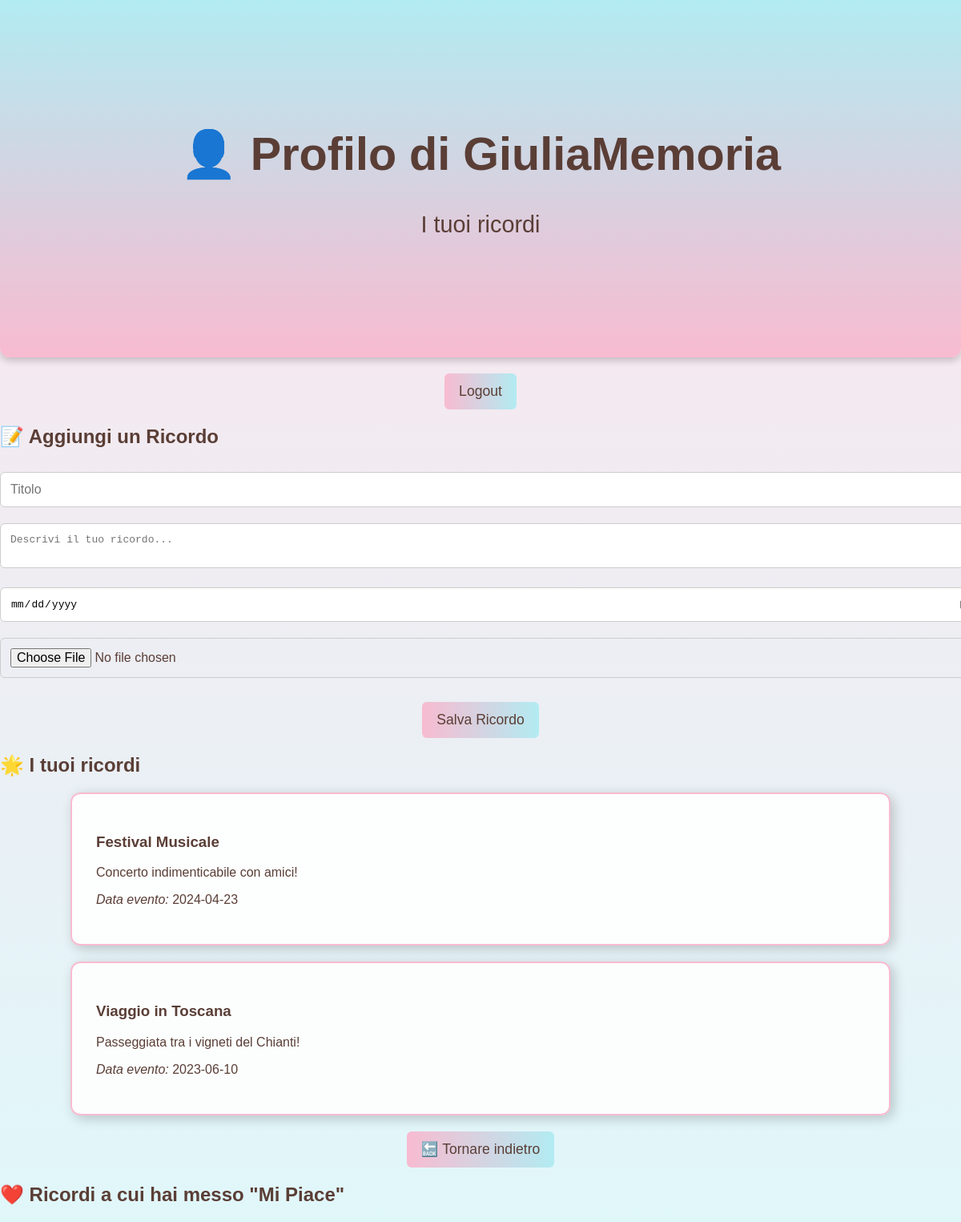
/profile.php (signed in), run on the app's committed database.
### tables this page shows
CREATE TABLE ricordi (
    id_ricordo INT AUTO_INCREMENT PRIMARY KEY,
    id_utente INT NOT NULL,
    titolo VARCHAR(100) NOT NULL,
    testo TEXT NOT NULL,
    data_evento DATE NOT NULL,
    file_path VARCHAR(255),
    FOREIGN KEY (id_utente) REFERENCES utenti(id_utente) ON DELETE CASCADE
);

### profile.php (the view, shortened to what this page needs)
<?php
require 'config.php';
$user_id = $_SESSION['user_id'];
$stmtRicordiPersonali = $pdo->prepare("SELECT titolo, testo, data_evento, file_path FROM ricordi WHERE id_utente = ? ORDER BY data_evento DESC");
$stmtRicordiPersonali->execute([$user_id]);
$ricordiPersonali = $stmtRicordiPersonali->fetchAll();
?>
<!DOCTYPE html>
<html lang="it">
<head>
    <link rel="stylesheet" href="style.css">
</head>
<body>
    <header class="hero">
        <h1>👤 Profilo di <?= htmlspecialchars($_SESSION['username']) ?></h1>
        <p>I tuoi ricordi</p>
    </header>
<form action="logout.php" method="POST">
    <button type="submit" class="btn-primary">Logout</button>
</form>
    <section class="add-memory">
        <h2>📝 Aggiungi un Ricordo</h2>
        <form action="add_memory.php" method="POST" enctype="multipart/form-data">
            <input type="text" name="titolo" placeholder="Titolo" required>
            <textarea name="testo" placeholder="Descrivi il tuo ricordo..." required></textarea>
            <input type="date" name="data_evento" required>
            <input type="file" name="file">
            <button type="submit" class="btn-primary">Salva Ricordo</button>
        </form>
    </section>
    <section class="personal-memories">
        <h2>🌟 I tuoi ricordi</h2>
        <?php foreach ($ricordiPersonali as $r): ?>
            <div class="memory-card">
                <h3><?= htmlspecialchars($r['titolo']) ?></h3>
                <p><?= htmlspecialchars($r['testo']) ?></p>
                <p><em>Data evento:</em> <?= htmlspecialchars($r['data_evento']) ?></p>
            </div>
        <?php endforeach; ?>
    </section>
    <form action="index.php" method="POST">
    <button type="submit" class="btn-primary">🔙 Tornare indietro</button>
</form>
    <section class="liked-memories">
        <h2>❤️ Ricordi a cui hai messo "Mi Piace"</h2>
    </section>
</body>
</html>

### style.css (style rules this page uses)
body { font-family: 'Poppins', sans-serif; background: linear-gradient(to bottom, #fce4ec, #e0f7fa); color: #5a3e36; margin: 0; padding: 0; }
.hero { background: linear-gradient(to top, #f8bbd0, #b2ebf2); padding: 120px 20px; font-size: 1.8em; text-align: center; box-shadow: 0px 4px 10px rgba(0, 0, 0, 0.2); border-radius: 0 0 12px 12px; }
input, textarea { width: 100%; padding: 12px; margin: 10px 0; border-radius: 6px; border: 1px solid #ccc; font-size: 1em; }
.btn-primary, .btn-secondary, .btn-like, .btn-back { background: linear-gradient(to right, #f8bbd0, #b2ebf2); color: #5a3e36; padding: 12px 18px; border: none; cursor: pointer; border-radius: 6px; font-size: 1.1em; transition: background 0.3s ease-in-out, transform 0.2s ease-in-out; display: block; margin: 20px auto; text-align: center; width: fit-content; }
.memory-card { background: rgba(255, 255, 255, 0.9); padding: 30px; width: 80%; margin: 20px auto; border-radius: 12px; box-shadow: 4px 4px 15px rgba(0,0,0,0.2); border: 2px solid #f8bbd0; transition: transform 0.2s ease-in-out; }
.btn-primary { background: linear-gradient(to right, #f8bbd0, #b2ebf2); color: #5a3e36; padding: 12px 18px; border: none; cursor: pointer; border-radius: 6px; font-size: 1.1em; transition: background 0.3s ease-in-out, transform 0.2s ease-in-out; display: block; margin: 20px auto; text-align: center; width: fit-content; }

### data on the page
ricordi: titolo "Festival Musicale", testo "Concerto indimenticabile con amici!", data_evento "2024-04-23"
ricordi: titolo "Viaggio in Toscana", testo "Passeggiata tra i vigneti del Chianti!", data_evento "2023-06-10"

### other printed values
$_SESSION['username'] "GiuliaMemoria"
